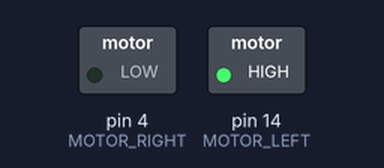
The sketch below on a simulated Arduino Uno, built with avr-gcc and run on an emulated ATmega328P. On the bench: switched loads named in the sketch (green lamp = pin HIGH).

Above: at 1.0 s.
At 3.0 s:
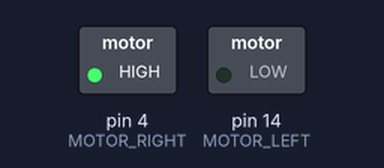
Timing chart, 0 to 5.2 s (numbered marks = the images above):
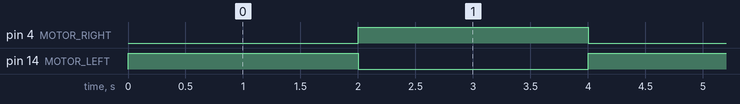

The sketch:

vibration_motors.ino
```cpp
#define MOTOR_LEFT 14
#define MOTOR_RIGHT 4

void setup() {
  pinMode(MOTOR_LEFT, OUTPUT);
  pinMode(MOTOR_RIGHT, OUTPUT);

  // Start OFF
  digitalWrite(MOTOR_LEFT, LOW);
  digitalWrite(MOTOR_RIGHT, LOW);
}

void loop() {
  // Both motors ON
  digitalWrite(MOTOR_LEFT, HIGH);
  digitalWrite(MOTOR_RIGHT, LOW);

  delay(2000);  // ON for 2 seconds

  // Both motors OFF
  digitalWrite(MOTOR_LEFT, LOW);
  digitalWrite(MOTOR_RIGHT, HIGH);

  delay(2000);  // OFF for 2 seconds
}
```

Measured:
- by itself, pin 4 (MOTOR_RIGHT), pin 14 (MOTOR_LEFT): alternates HIGH for 2.0 s and LOW for 2.0 s
